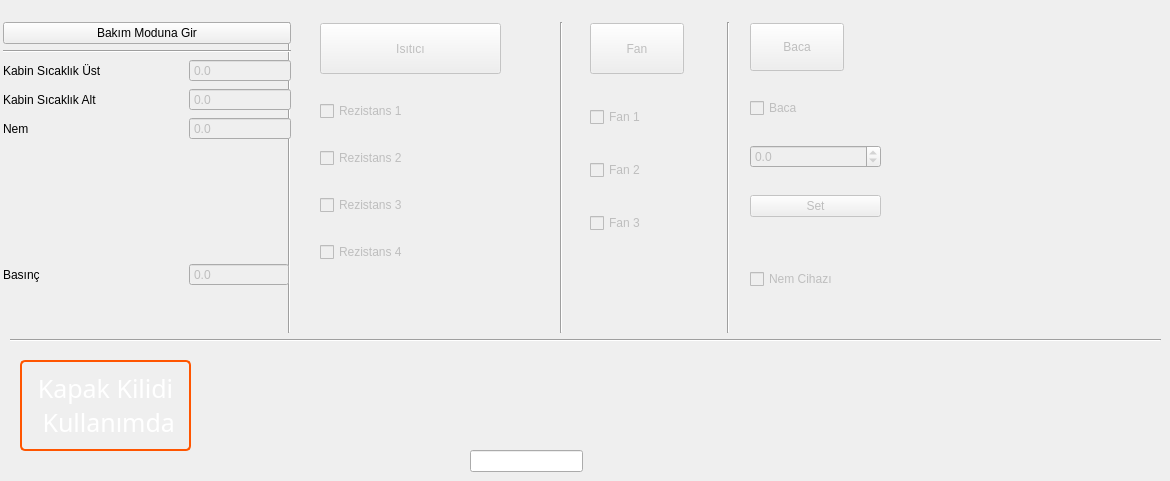
      <widget class="QWidget" name="tab_Maintenance">
       <property name="autoFillBackground">
        <bool>false</bool>
       </property>
       <attribute name="title">
        <string>Bakım</string>
       </attribute>
       <widget class="Line" name="line_13">
        <property name="geometry">
         <rect>
          <x>281</x>
          <y>22</y>
          <width>16</width>
          <height>311</height>
         </rect>
        </property>
        <property name="orientation">
         <enum>Qt::Vertical</enum>
        </property>
       </widget>
       <widget class="Line" name="line_14">
        <property name="geometry">
         <rect>
          <x>720</x>
          <y>22</y>
          <width>16</width>
          <height>311</height>
         </rect>
        </property>
        <property name="orientation">
         <enum>Qt::Vertical</enum>
        </property>
       </widget>
       <widget class="Line" name="line_8">
        <property name="geometry">
         <rect>
          <x>10</x>
          <y>330</y>
          <width>1151</width>
          <height>21</height>
         </rect>
        </property>
        <property name="orientation">
         <enum>Qt::Horizontal</enum>
        </property>
       </widget>
       <widget class="Line" name="line_15">
        <property name="geometry">
         <rect>
          <x>553</x>
          <y>22</y>
          <width>16</width>
          <height>311</height>
         </rect>
        </property>
        <property name="orientation">
         <enum>Qt::Vertical</enum>
        </property>
       </widget>
       <widget class="QPushButton" name="bExhaustValve">
        <property name="enabled">
         <bool>false</bool>
        </property>
        <property name="geometry">
         <rect>
          <x>750</x>
          <y>23</y>
          <width>94</width>
          <height>48</height>
         </rect>
        </property>
        <property name="styleSheet">
         <string notr="true">/*QPushButton {
color: #fff;
font-family: &quot;Gill Sans MT&quot;;
font-size: 21px;
border: 2px solid #c3fcf1;
border-radius: 11px;
padding: 5px;
background: qradialgradient(cx: 0.3, cy: -0.6,
fx: 0.3, fy: -0.4,
radius: 1.35, stop: 0 #65BAAB, stop: 1 #0E62A0);
min-width: 80px;
}
QPushButton:hover {
background: qradialgradient(cx: 0.3, cy: -0.4,
fx: 0.3, fy: -0.4,
radius: 1.35, stop: 0 #65BAAB, stop: 1 #0E62A0);
}
QPushButton:pressed {
background: qradialgradient(cx: 0.4, cy: -0.1,
fx: 0.4, fy: -0.1,
radius: 1.35, stop: 0 #65BAAB, stop: 1 #ddd);
}
QPushButton:disabled {
color: #888;
background: qradialgradient(cx: 0.4, cy: -0.1,
fx: 0.4, fy: -0.1,
radius: 1.35, stop: 0 #65BAAB, stop: 1 #ddd);
}</string>
        </property>
        <property name="text">
         <string>Baca</string>
        </property>
        <property name="checkable">
         <bool>true</bool>
        </property>
       </widget>
       <widget class="QWidget" name="layoutWidget">
        <property name="geometry">
         <rect>
          <x>3</x>
          <y>22</y>
          <width>288</width>
          <height>227</height>
         </rect>
        </property>
        <layout class="QVBoxLayout" name="verticalLayout_3">
         <item>
          <widget class="QPushButton" name="bStartMaintenance">
           <property name="enabled">
            <bool>true</bool>
           </property>
           <property name="styleSheet">
            <string notr="true">/*QPushButton {
color: #fff;
font-family: &quot;Gill Sans MT&quot;;
font-size: 21px;
border: 2px solid #c3fcf1;
border-radius: 11px;
padding: 5px;
background: qradialgradient(cx: 0.3, cy: -0.6,
fx: 0.3, fy: -0.4,
radius: 1.35, stop: 0 #65BAAB, stop: 1 #0E62A0);
min-width: 80px;
}
QPushButton:hover {
background: qradialgradient(cx: 0.3, cy: -0.4,
fx: 0.3, fy: -0.4,
radius: 1.35, stop: 0 #65BAAB, stop: 1 #0E62A0);
}
QPushButton:pressed {
background: qradialgradient(cx: 0.4, cy: -0.1,
fx: 0.4, fy: -0.1,
radius: 1.35, stop: 0 #65BAAB, stop: 1 #ddd);
}
QPushButton:disabled {
color: #888;
background: qradialgradient(cx: 0.4, cy: -0.1,
fx: 0.4, fy: -0.1,
radius: 1.35, stop: 0 #65BAAB, stop: 1 #ddd);
}</string>
           </property>
           <property name="text">
            <string>Bakım Moduna Gir</string>
           </property>
           <property name="checkable">
            <bool>true</bool>
           </property>
          </widget>
         </item>
         <item>
          <widget class="Line" name="line_7">
           <property name="orientation">
            <enum>Qt::Horizontal</enum>
           </property>
          </widget>
         </item>
         <item>
          <layout class="QFormLayout" name="formLayout">
           <item row="0" column="0">
            <widget class="QLabel" name="label_94">
             <property name="minimumSize">
              <size>
               <width>180</width>
               <height>0</height>
              </size>
             </property>
             <property name="text">
              <string>Kabin Sıcaklık Üst</string>
             </property>
             <property name="alignment">
              <set>Qt::AlignLeading|Qt::AlignLeft|Qt::AlignVCenter</set>
             </property>
            </widget>
           </item>
           <item row="0" column="1">
            <widget class="QDoubleSpinBox" name="dsbCabinTopTempMaintenance">
             <property name="enabled">
              <bool>false</bool>
             </property>
             <property name="readOnly">
              <bool>true</bool>
             </property>
             <property name="buttonSymbols">
              <enum>QAbstractSpinBox::NoButtons</enum>
             </property>
             <property name="decimals">
              <number>1</number>
             </property>
             <property name="minimum">
              <double>-50.000000000000000</double>
             </property>
             <property name="maximum">
              <double>250.000000000000000</double>
             </property>
             <property name="singleStep">
              <double>0.100000000000000</double>
             </property>
            </widget>
           </item>
           <item row="1" column="0">
            <widget class="QLabel" name="label_95">
             <property name="minimumSize">
              <size>
               <width>180</width>
               <height>0</height>
              </size>
             </property>
             <property name="text">
              <string>Kabin Sıcaklık Alt</string>
             </property>
             <property name="alignment">
              <set>Qt::AlignLeading|Qt::AlignLeft|Qt::AlignVCenter</set>
             </property>
            </widget>
           </item>
           <item row="1" column="1">
            <widget class="QDoubleSpinBox" name="dsbCabinTopTempMaintenance_2">
             <property name="enabled">
              <bool>false</bool>
             </property>
             <property name="readOnly">
              <bool>true</bool>
             </property>
             <property name="buttonSymbols">
              <enum>QAbstractSpinBox::NoButtons</enum>
             </property>
             <property name="decimals">
              <number>1</number>
             </property>
             <property name="minimum">
              <double>-50.000000000000000</double>
             </property>
             <property name="maximum">
              <double>250.000000000000000</double>
             </property>
             <property name="singleStep">
              <double>0.100000000000000</double>
             </property>
            </widget>
           </item>
           <item row="2" column="0">
            <widget class="QLabel" name="label_64">
             <property name="minimumSize">
              <size>
               <width>180</width>
               <height>0</height>
              </size>
             </property>
             <property name="text">
              <string>Nem</string>
             </property>
            </widget>
           </item>
           <item row="2" column="1">
            <widget class="QDoubleSpinBox" name="dsbPipe1PressureMaintenance">
             <property name="enabled">
              <bool>false</bool>
             </property>
             <property name="readOnly">
              <bool>true</bool>
             </property>
             <property name="buttonSymbols">
              <enum>QAbstractSpinBox::NoButtons</enum>
             </property>
             <property name="decimals">
              <number>1</number>
             </property>
             <property name="maximum">
              <double>10.000000000000000</double>
             </property>
             <property name="singleStep">
              <double>0.100000000000000</double>
             </property>
            </widget>
           </item>
          </layout>
         </item>
        </layout>
       </widget>
       <widget class="QPushButton" name="bRes">
        <property name="enabled">
         <bool>false</bool>
        </property>
        <property name="geometry">
         <rect>
          <x>320</x>
          <y>23</y>
          <width>181</width>
          <height>51</height>
         </rect>
        </property>
        <property name="minimumSize">
         <size>
          <width>94</width>
          <height>51</height>
         </size>
        </property>
        <property name="styleSheet">
         <string notr="true">/*QPushButton {
color: #fff;
font-family: &quot;Gill Sans MT&quot;;
font-size: 21px;
border: 2px solid #c3fcf1;
border-radius: 11px;
padding: 5px;
background: qradialgradient(cx: 0.3, cy: -0.6,
fx: 0.3, fy: -0.4,
radius: 1.35, stop: 0 #65BAAB, stop: 1 #0E62A0);
min-width: 80px;
}
QPushButton:hover {
background: qradialgradient(cx: 0.3, cy: -0.4,
fx: 0.3, fy: -0.4,
radius: 1.35, stop: 0 #65BAAB, stop: 1 #0E62A0);
}
QPushButton:pressed {
background: qradialgradient(cx: 0.4, cy: -0.1,
fx: 0.4, fy: -0.1,
radius: 1.35, stop: 0 #65BAAB, stop: 1 #ddd);
}
QPushButton:disabled {
color: #888;
background: qradialgradient(cx: 0.4, cy: -0.1,
fx: 0.4, fy: -0.1,
radius: 1.35, stop: 0 #65BAAB, stop: 1 #ddd);
}</string>
        </property>
        <property name="text">
         <string>Isıtıcı</string>
        </property>
        <property name="checkable">
         <bool>true</bool>
        </property>
       </widget>
       <widget class="QPushButton" name="bFan">
        <property name="enabled">
         <bool>false</bool>
        </property>
        <property name="geometry">
         <rect>
          <x>590</x>
          <y>23</y>
          <width>94</width>
          <height>51</height>
         </rect>
        </property>
        <property name="minimumSize">
         <size>
          <width>94</width>
          <height>51</height>
         </size>
        </property>
        <property name="styleSheet">
         <string notr="true">/*QPushButton {
color: #fff;
font-family: &quot;Gill Sans MT&quot;;
font-size: 21px;
border: 2px solid #c3fcf1;
border-radius: 11px;
padding: 5px;
background: qradialgradient(cx: 0.3, cy: -0.6,
fx: 0.3, fy: -0.4,
radius: 1.35, stop: 0 #65BAAB, stop: 1 #0E62A0);
min-width: 80px;
}
QPushButton:hover {
background: qradialgradient(cx: 0.3, cy: -0.4,
fx: 0.3, fy: -0.4,
radius: 1.35, stop: 0 #65BAAB, stop: 1 #0E62A0);
}
QPushButton:pressed {
background: qradialgradient(cx: 0.4, cy: -0.1,
fx: 0.4, fy: -0.1,
radius: 1.35, stop: 0 #65BAAB, stop: 1 #ddd);
}
QPushButton:disabled {
color: #888;
background: qradialgradient(cx: 0.4, cy: -0.1,
fx: 0.4, fy: -0.1,
radius: 1.35, stop: 0 #65BAAB, stop: 1 #ddd);
}</string>
        </property>
        <property name="text">
         <string>Fan</string>
        </property>
        <property name="checkable">
         <bool>true</bool>
        </property>
       </widget>
       <widget class="QWidget" name="layoutWidget">
        <property name="geometry">
         <rect>
          <x>320</x>
          <y>80</y>
          <width>166</width>
          <height>207</height>
         </rect>
        </property>
        <layout class="QVBoxLayout" name="verticalLayout_4">
         <item>
          <widget class="QCheckBox" name="chbRes1">
           <property name="enabled">
            <bool>false</bool>
           </property>
           <property name="text">
            <string>Rezistans 1</string>
           </property>
          </widget>
         </item>
         <item>
          <widget class="QCheckBox" name="chbRes2">
           <property name="enabled">
            <bool>false</bool>
           </property>
           <property name="text">
            <string>Rezistans 2</string>
           </property>
          </widget>
         </item>
         <item>
          <widget class="QCheckBox" name="chbRes3">
           <property name="enabled">
            <bool>false</bool>
           </property>
           <property name="text">
            <string>Rezistans 3</string>
           </property>
          </widget>
         </item>
         <item>
          <widget class="QCheckBox" name="chbResTank">
           <property name="enabled">
            <bool>false</bool>
           </property>
           <property name="text">
            <string>Rezistans 4</string>
           </property>
          </widget>
         </item>
        </layout>
       </widget>
       <widget class="QWidget" name="layoutWidget">
        <property name="geometry">
         <rect>
          <x>590</x>
          <y>80</y>
          <width>101</width>
          <height>181</height>
         </rect>
        </property>
        <layout class="QVBoxLayout" name="verticalLayout_5">
         <item>
          <widget class="QCheckBox" name="chbFan1">
           <property name="enabled">
            <bool>false</bool>
           </property>
           <property name="text">
            <string>Fan 1</string>
           </property>
          </widget>
         </item>
         <item>
          <widget class="QCheckBox" name="chbFan2">
           <property name="enabled">
            <bool>false</bool>
           </property>
           <property name="text">
            <string>Fan 2</string>
           </property>
          </widget>
         </item>
         <item>
          <widget class="QCheckBox" name="chbFan3">
           <property name="enabled">
            <bool>false</bool>
           </property>
           <property name="text">
            <string>Fan 3</string>
           </property>
          </widget>
         </item>
        </layout>
       </widget>
       <widget class="QWidget" name="layoutWidget">
        <property name="geometry">
         <rect>
          <x>750</x>
          <y>77</y>
          <width>131</width>
          <height>161</height>
         </rect>
        </property>
        <layout class="QVBoxLayout" name="verticalLayout_6">
         <item>
          <widget class="QCheckBox" name="chbExhaustValve">
           <property name="enabled">
            <bool>false</bool>
           </property>
           <property name="text">
            <string>Baca</string>
           </property>
           <property name="iconSize">
            <size>
             <width>20</width>
             <height>20</height>
            </size>
           </property>
           <property name="tristate">
            <bool>false</bool>
           </property>
          </widget>
         </item>
         <item>
          <widget class="QDoubleSpinBox" name="dsbExhaustValveAutoValue">
           <property name="enabled">
            <bool>false</bool>
           </property>
           <property name="readOnly">
            <bool>false</bool>
           </property>
           <property name="decimals">
            <number>1</number>
           </property>
           <property name="minimum">
            <double>-40.000000000000000</double>
           </property>
           <property name="maximum">
            <double>250.000000000000000</double>
           </property>
           <property name="singleStep">
            <double>0.100000000000000</double>
           </property>
          </widget>
         </item>
         <item>
          <widget class="QPushButton" name="bSetExhaustValve">
           <property name="enabled">
            <bool>false</bool>
           </property>
           <property name="styleSheet">
            <string notr="true">/*QPushButton {
color: #fff;
font-family: &quot;Gill Sans MT&quot;;
font-size: 21px;
border: 2px solid #c3fcf1;
border-radius: 11px;
padding: 5px;
background: qradialgradient(cx: 0.3, cy: -0.6,
fx: 0.3, fy: -0.4,
radius: 1.35, stop: 0 #65BAAB, stop: 1 #0E62A0);
min-width: 80px;
}
QPushButton:hover {
background: qradialgradient(cx: 0.3, cy: -0.4,
fx: 0.3, fy: -0.4,
radius: 1.35, stop: 0 #65BAAB, stop: 1 #0E62A0);
}
QPushButton:pressed {
background: qradialgradient(cx: 0.4, cy: -0.1,
fx: 0.4, fy: -0.1,
radius: 1.35, stop: 0 #65BAAB, stop: 1 #ddd);
}
QPushButton:disabled {
color: #888;
background: qradialgradient(cx: 0.4, cy: -0.1,
fx: 0.4, fy: -0.1,
radius: 1.35, stop: 0 #65BAAB, stop: 1 #ddd);
}</string>
           </property>
           <property name="text">
            <string>Set</string>
           </property>
           <property name="checkable">
            <bool>true</bool>
           </property>
          </widget>
         </item>
        </layout>
       </widget>
       <widget class="QPushButton" name="bDoorControlActive">
        <property name="enabled">
         <bool>true</bool>
        </property>
        <property name="geometry">
         <rect>
          <x>20</x>
          <y>360</y>
          <width>171</width>
          <height>91</height>
         </rect>
        </property>
        <property name="minimumSize">
         <size>
          <width>94</width>
          <height>50</height>
         </size>
        </property>
        <property name="font">
         <font>
          <family>Gill Sans MT</family>
          <pointsize>-1</pointsize>
         </font>
        </property>
        <property name="styleSheet">
         <string notr="true">QPushButton {
color: rgb(255, 255, 255);
font-family: &quot;Gill Sans MT&quot;;
font-size: 25px;
border: 2px solid rgb(255, 85, 0);
/*border: 2px solid rgb(0, 115, 255);*/
border-radius: 5px;
padding: 5px;
background: qradialgradient(cx: 0.3, cy: -0.6,
fx: 0.3, fy: -0.4,
radius: 1.35, stop: 0 rgb(0, 210, 0), stop: 1 rgb(0, 100, 0));
min-width: 80px;
}
/*
QPushButton:hover {
background: qradialgradient(cx: 0.3, cy: -0.4,
fx: 0.3, fy: -0.4,
radius: 1.35, stop: 0 rgb(220, 0, 0), stop: 1 rgb(150, 0, 0));
}
QPushButton:pressed {
background: qradialgradient(cx: 0.4, cy: -0.1,
fx: 0.4, fy: -0.1,
radius: 1.35, stop: 0 #65BAAB, stop: 1 #ddd);
}
*/
QPushButton:disabled {
color: rgb(255, 255, 255);
border: 2px solid rgb(255, 85, 0);
background: qradialgradient(cx: 0.3, cy: -0.6,
fx: 0.3, fy: -0.4,
radius: 1.35, stop: 0 rgb(210, 0, 0), stop: 1 rgb(100, 0, 0));
}</string>
        </property>
        <property name="text">
         <string>Kapak Kilidi 
 Kullanımda</string>
        </property>
        <property name="checkable">
         <bool>true</bool>
        </property>
       </widget>
       <widget class="QWidget" name="layoutWidget">
        <property name="geometry">
         <rect>
          <x>3</x>
          <y>250</y>
          <width>286</width>
          <height>50</height>
         </rect>
        </property>
        <layout class="QGridLayout" name="gridLayout_4">
         <item row="0" column="0">
          <widget class="QLabel" name="label_82">
           <property name="minimumSize">
            <size>
             <width>180</width>
             <height>0</height>
            </size>
           </property>
           <property name="text">
            <string>Basınç</string>
           </property>
          </widget>
         </item>
         <item row="0" column="1">
          <widget class="QDoubleSpinBox" name="cabinHumidty">
           <property name="enabled">
            <bool>false</bool>
           </property>
           <property name="readOnly">
            <bool>true</bool>
           </property>
           <property name="buttonSymbols">
            <enum>QAbstractSpinBox::NoButtons</enum>
           </property>
           <property name="decimals">
            <number>1</number>
           </property>
           <property name="maximum">
            <double>10.000000000000000</double>
           </property>
           <property name="singleStep">
            <double>0.100000000000000</double>
           </property>
          </widget>
         </item>
        </layout>
       </widget>
       <widget class="QLineEdit" name="lineEdit">
        <property name="geometry">
         <rect>
          <x>470</x>
          <y>450</y>
          <width>113</width>
          <height>22</height>
         </rect>
        </property>
       </widget>
       <widget class="QCheckBox" name="chbHumidityDevice">
        <property name="enabled">
         <bool>false</bool>
        </property>
        <property name="geometry">
         <rect>
          <x>750</x>
          <y>260</y>
          <width>201</width>
          <height>38</height>
         </rect>
        </property>
        <property name="text">
         <string>Nem Cihazı</string>
        </property>
        <property name="iconSize">
         <size>
          <width>20</width>
          <height>20</height>
         </size>
        </property>
        <property name="tristate">
         <bool>false</bool>
        </property>
       </widget>
      </widget>
